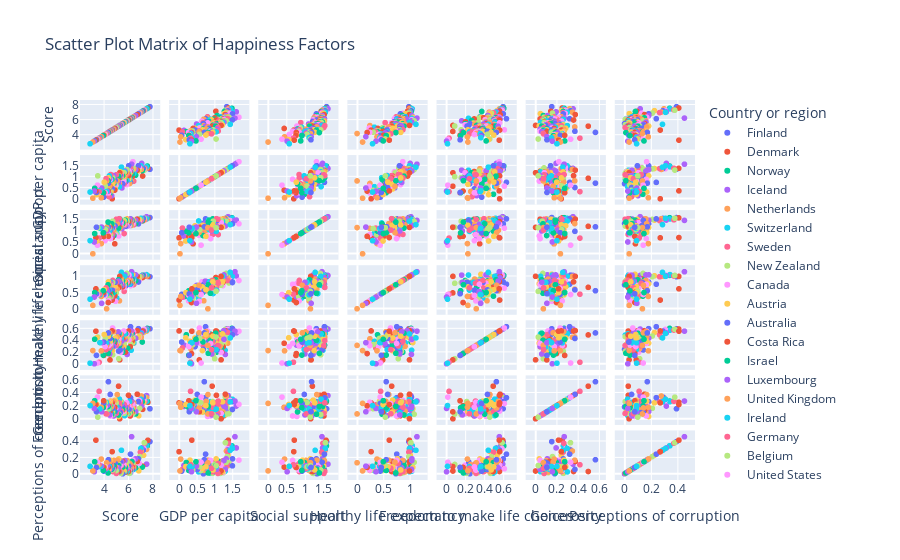

Here is the notebook cell this chart was saved with:
### Markdown cell above
# Advanced Analysis:

### Code cell
fig = px.scatter_matrix(df,
                        dimensions=['Score', 'GDP per capita', 'Social support', 'Healthy life expectancy',
                                    'Freedom to make life choices', 'Generosity', 'Perceptions of corruption'],
                        color='Country or region',
                        title='Scatter Plot Matrix of Happiness Factors')
# Show plot
fig.show()
